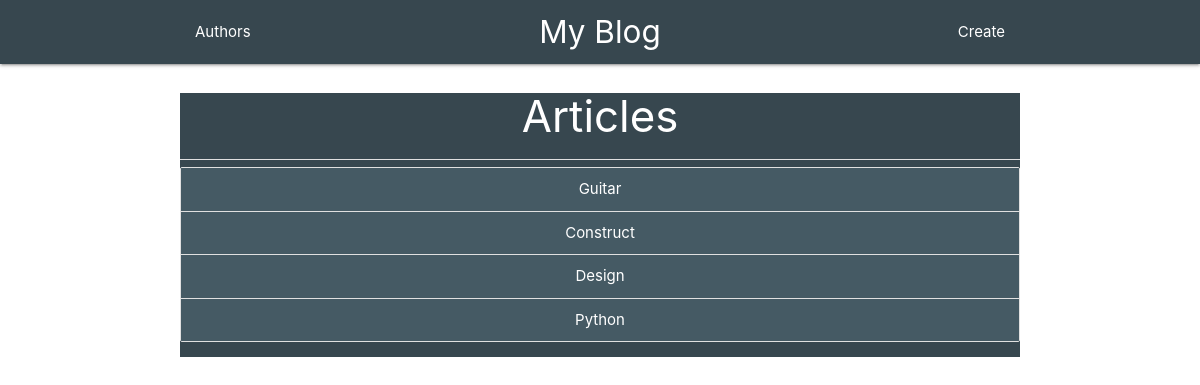
Before: / with the older database file.
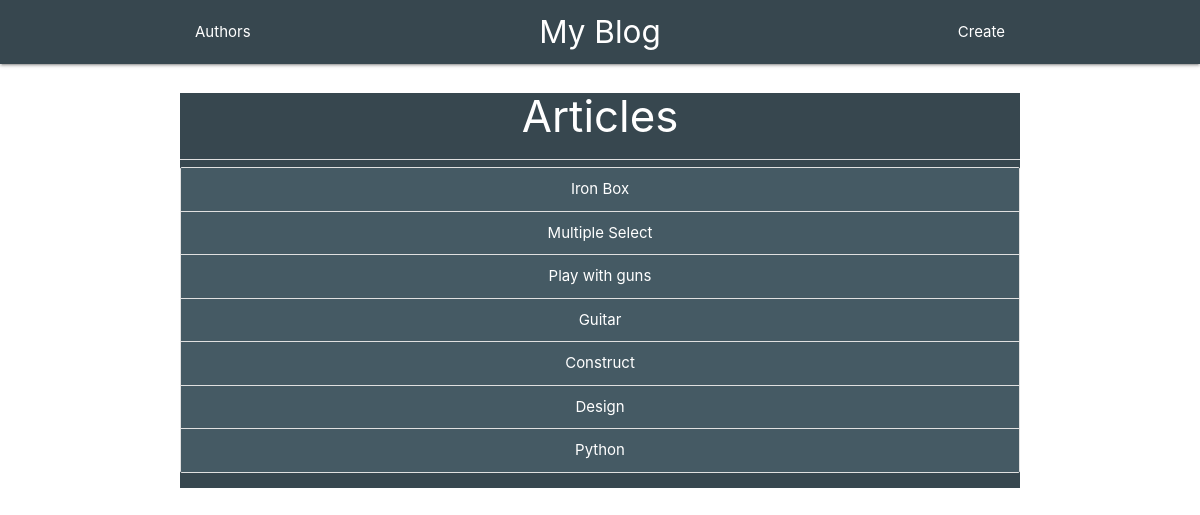
After: the same page with the newer database file.
### main/models.py (models this page shows)
class Article(models.Model):
    title = models.CharField(max_length=256)
    content = models.TextField()
    createdAt = models.DateTimeField(auto_now_add = True)
    authors = models.ManyToManyField('Author')
    def __str__(self):
        return self.title

### main/views.py (the view)
# urls.py: path('', views.index, name='index'),
def index(request):
    latest_articles = models.Article.objects \
    .all() \
    .order_by('-createdAt')[:10]
    context = {
        'latest_articles': latest_articles,
    }
    return render(request, 'main/index.html', context)

### templates/main/index.html
{% extends 'main/base.html' %}
{% block content %}
<div class="container blue-grey white-text darken-3">
    <h3 class="center-align">Articles</h3>
    <div class="divider"></div>
    <div class="row">
        <ul class="collection center-align">
            {% for article in latest_articles %}
            <li class="collection-item blue-grey darken-2">
                <a class="white-text" href="{% url 'get_article' article.pk %}">{{ article }}</a>
            </li>
            {% endfor %}
        </ul>
    </div>
</div>
{% endblock %}

### templates/main/base.html (shortened to what this page needs)
{% load static %}
<!DOCTYPE html>
<html lang="en">
<head>
    <link rel="stylesheet" href="{% static 'css/materialize.min.css' %}">
</head>
<body>
    {% include 'main/nav.html' %}
    {% block content %} {% endblock %}
</body>
</html>

### templates/main/nav.html
<nav>
    <div class="nav-wrapper blue-grey darken-3">
        <div class="container">
            <a href="{% url 'index' %}" class="brand-logo center">My Blog</a>
            <ul id="nav-mobile" class="right hide-on-med-and-down">
                <li><a href="{% url 'create_article' %}">Create</a></li>
            </ul>
            <ul id="nav-mobile" class="left hide-on-med-and-down">
                <li><a href="{% url 'authors' %}">Authors</a></li>
            </ul>
        </div>
    </div>
</nav>

Changed rows visible on the page:
added Article: title "Iron Box"
added Article: title "Multiple Select"
added Article: title "Play with guns"
